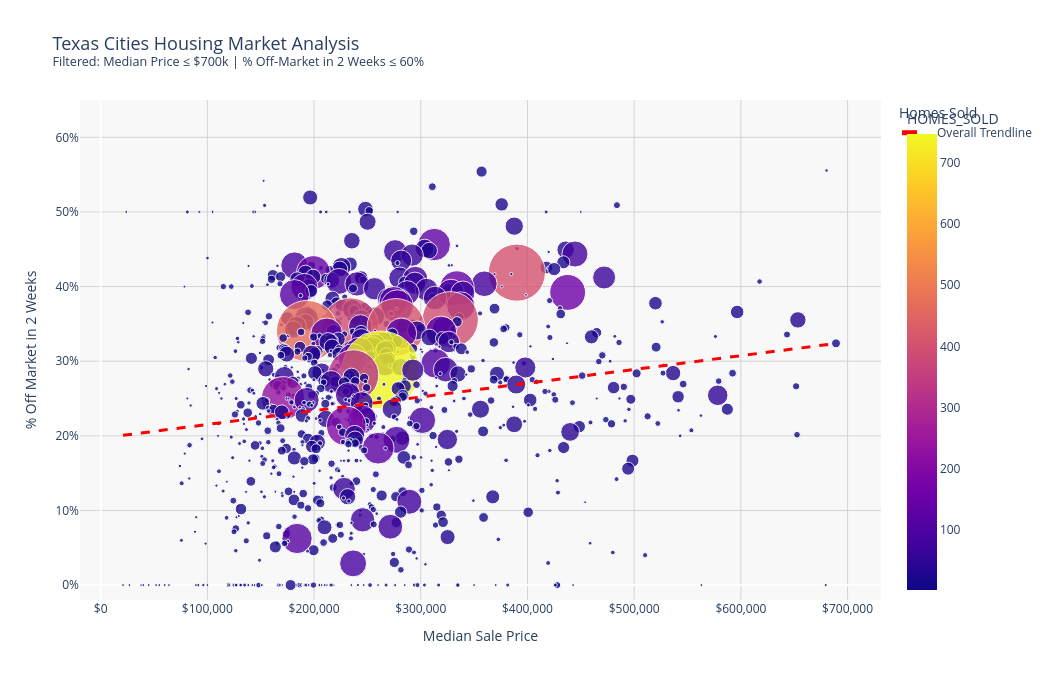

Here is the notebook cell this chart was saved with:
### Code cell
import plotly.express as px

# Filter the data to reduce extreme variance
filtered_df = city_avg[
    (city_avg['MEDIAN_SALE_PRICE'] <= 700_000) & 
    (city_avg['OFF_MARKET_IN_TWO_WEEKS'] <= 0.60)
].copy()

fig = px.scatter(
    filtered_df,
    x="MEDIAN_SALE_PRICE",
    y="OFF_MARKET_IN_TWO_WEEKS",
    size="HOMES_SOLD",
    color="HOMES_SOLD",
    hover_name="CITY",
    hover_data={
        "MEDIAN_SALE_PRICE": "$,.0f",
        "OFF_MARKET_IN_TWO_WEEKS": ".1%",
        "HOMES_SOLD": ",.0f"
    },
    trendline="ols",
    trendline_scope="overall",
    size_max=55,
    opacity=0.8,
    title="Texas Cities Housing Market Analysis<br><sup>Filtered: Median Price ≤ $700k | % Off-Market in 2 Weeks ≤ 60%</sup>",
)

fig.update_layout(
    height=680,
    width=1050,
    title_font_size=18,
    xaxis_title="Median Sale Price",
    yaxis_title="% Off Market in 2 Weeks",
    xaxis=dict(
        tickformat="$,.0f",
        gridcolor="lightgray",
    ),
    yaxis=dict(
        tickformat=".0%",
        gridcolor="lightgray",
        range=[-0.02, 0.65]
    ),
    plot_bgcolor="rgba(248,248,248,1)",
    legend_title_text="Homes Sold",
)

# Style the trendline
fig.update_traces(
    selector=dict(mode='lines'),
    line=dict(color='red', width=3, dash='dash')
)

fig.show()

### Figure 1 — Plotly figure (JSON) as saved in the notebook; plotly's stock layout.template omitted (floating-point values rounded to 4 significant figures; data arrays with more than 128 entries replaced by an {"elided": "..."} marker saying what was removed)
{"data": [{"customdata": {"elided": "855x1 float values"}, "hovertemplate": "<b>%{hovertext}</b><br><br>MEDIAN_SALE_PRICE=%{x$,.0f}<br>OFF_MARKET_IN_TWO_WEEKS=%{y.1%}<br>HOMES_SOLD=%{marker.color,.0f}<extra></extra>", "hovertext": {"elided": "855 str values"}, "legendgroup": "", "marker": {"color": {"elided": "855 float values"}, "coloraxis": "coloraxis", "opacity": 0.8, "size": {"elided": "855 float values"}, "sizemode": "area", "sizeref": 0.2472, "symbol": "circle"}, "mode": "markers", "name": "", "orientation": "v", "showlegend": false, "type": "scatter", "x": {"elided": "855 float values"}, "xaxis": "x", "y": {"elided": "855 float values"}, "yaxis": "y"}, {"hovertemplate": "<b>OLS trendline</b><br>OFF_MARKET_IN_TWO_WEEKS = 1.84364e-07 * MEDIAN_SALE_PRICE + 0.196763<br>R<sup>2</sup>=0.025668<br><br>MEDIAN_SALE_PRICE=%{x$,.0f}<br>OFF_MARKET_IN_TWO_WEEKS=%{y.1%} <b>(trend)</b><extra></extra>", "legendgroup": "Overall Trendline", "line": {"color": "red", "dash": "dash", "width": 3}, "mode": "lines", "name": "Overall Trendline", "showlegend": true, "type": "scatter", "x": {"elided": "855 float values"}, "xaxis": "x", "y": {"elided": "855 float values"}, "yaxis": "y"}], "layout": {"coloraxis": {"colorbar": {"title": {"text": "HOMES_SOLD"}}, "colorscale": [[0, "#0d0887"], [0.1111, "#46039f"], [0.2222, "#7201a8"], [0.3333, "#9c179e"], [0.4444, "#bd3786"], [0.5556, "#d8576b"], [0.6667, "#ed7953"], [0.7778, "#fb9f3a"], [0.8889, "#fdca26"], [1, "#f0f921"]]}, "height": 680, "legend": {"itemsizing": "constant", "title": {"text": "Homes Sold"}, "tracegroupgap": 0}, "plot_bgcolor": "rgba(248,248,248,1)", "title": {"font": {"size": 18}, "text": "Texas Cities Housing Market Analysis<br><sup>Filtered: Median Price ≤ $700k | % Off-Market in 2 Weeks ≤ 60%</sup>"}, "width": 1050, "xaxis": {"anchor": "y", "domain": [0, 1], "gridcolor": "lightgray", "tickformat": "$,.0f", "title": {"text": "Median Sale Price"}}, "yaxis": {"anchor": "x", "domain": [0, 1], "gridcolor": "lightgray", "range": [-0.02, 0.65], "tickformat": ".0%", "title": {"text": "% Off Market in 2 Weeks"}}}}
